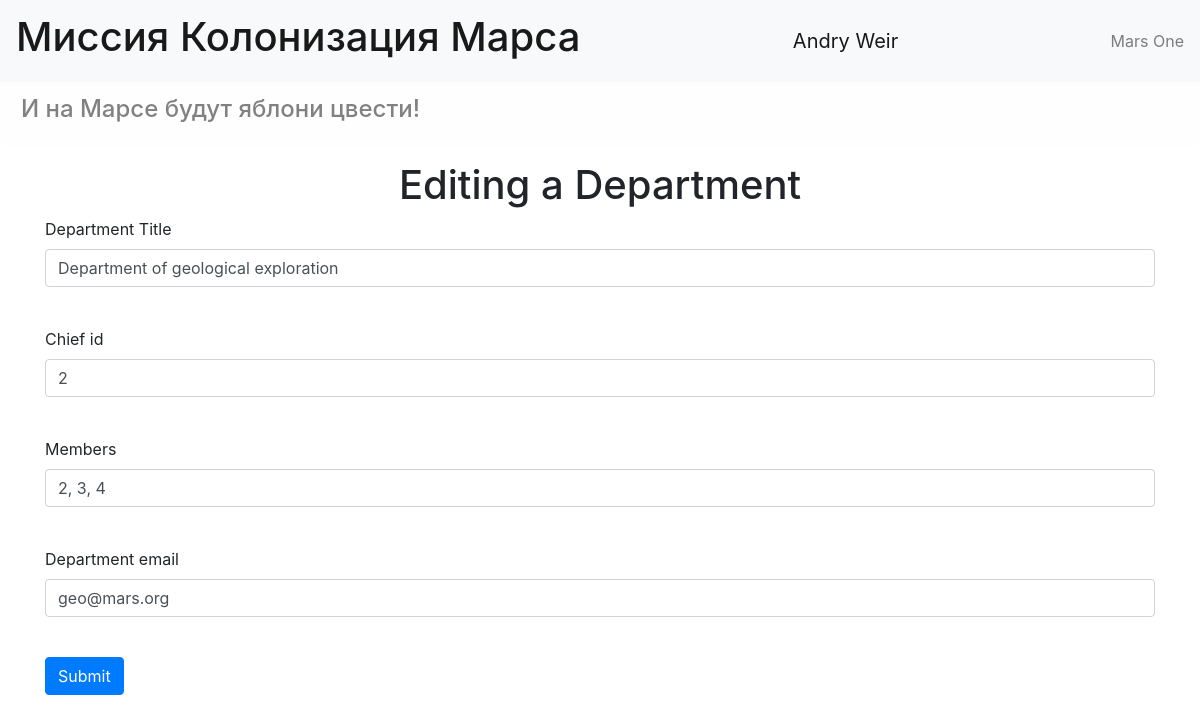
Screenshot of /department/1 (signed in) with the database file from the repository.
### data/users.py (models this page shows, shortened)
class User(SqlAlchemyBase, UserMixin, SerializerMixin):
    __tablename__ = 'users'
    id = sqlalchemy.Column(sqlalchemy.Integer,
                           primary_key=True, autoincrement=True)
    surname = sqlalchemy.Column(sqlalchemy.String, nullable=True)
    name = sqlalchemy.Column(sqlalchemy.String, nullable=True)
    age = sqlalchemy.Column(sqlalchemy.Integer, nullable=True)
    position = sqlalchemy.Column(sqlalchemy.String, nullable=True)
    speciality = sqlalchemy.Column(sqlalchemy.String, nullable=True)
    address = sqlalchemy.Column(sqlalchemy.String, nullable=True)
    email = sqlalchemy.Column(sqlalchemy.String, unique=True, nullable=True)
    city_from = sqlalchemy.Column(sqlalchemy.String, unique=True, nullable=True)
    hashed_password = sqlalchemy.Column(sqlalchemy.String, nullable=True)
    modified_date = sqlalchemy.Column(sqlalchemy.DateTime, default=datetime.datetime.now)

### data/departments.py (models this page shows)
class Department(SqlAlchemyBase):
    __tablename__ = 'departments'
    id = sqlalchemy.Column(sqlalchemy.Integer,
                           primary_key=True, autoincrement=True)
    title = sqlalchemy.Column(sqlalchemy.String, nullable=True)
    chief_id = sqlalchemy.Column(sqlalchemy.Integer, sqlalchemy.ForeignKey("users.id"))
    chief = orm.relation('User')
    members = sqlalchemy.Column(sqlalchemy.String, nullable=True)
    email = sqlalchemy.Column(sqlalchemy.String, nullable=True)

### main.py (the view, shortened to what this page needs)
@app.route('/department/<int:id>', methods=['GET', 'POST'])
@login_required
def edit_dep(id):
    form = DepartmentForm()
    if request.method == 'GET':
        session = db_session.create_session()
        dep = session.query(Department).filter(Department.id == id,
                                               ((Department.chief == current_user) | (current_user.id == 1))).first()
        if dep:
            form.title.data = dep.title
            form.chief_id.data = dep.chief_id
            form.members.data = dep.members
            form.email.data = dep.email
        else:
            abort(404)
    return render_template('departments.html', form=form, title='Editing a Department')

### main.py
class DepartmentForm(FlaskForm):
    title = StringField('Department Title', validators=[DataRequired()])
    chief_id = IntegerField('Chief id', validators=[DataRequired()])
    members = StringField('Members', validators=[DataRequired()])
    email = EmailField('Department email', validators=[DataRequired()])
    submit = SubmitField('Submit')

### data/db_session.py (called while the page is built)
def create_session() -> Session:
    global __factory
    return __factory()

### main.py (called while the page is built)
@login_manager.user_loader
def load_user(user_id):
    session = db_session.create_session()
    return session.query(User).get(user_id)

### templates/departments.html (shortened to what this page needs)
{% extends "base.html" %}
{% block content %}
<h1>{{ title }}</h1>
<form action="" method="post">
    <p>
        {{ form.title.label }}<br>
        {{ form.title(class="form-control") }}<br>
    </p>
    <p>
        {{ form.chief_id.label }}<br>
        {{ form.chief_id(class="form-control") }}<br>
    </p>
    <p>
        {{ form.members.label }}<br>
        {{ form.members(class="form-control") }}<br>
    </p>
    <p>
        {{ form.email.label }}<br>
        {{ form.email(class="form-control", type="email") }}<br>
    </p>
    <p>{{ form.submit(type="submit", class="btn btn-primary") }}</p>
</form>
{% endblock %}

### templates/base.html (shortened to what this page needs)
<!DOCTYPE html>
<html lang="en">
<head>
    <link rel="stylesheet"
                    href="https://stackpath.bootstrapcdn.com/bootstrap/4.4.1/css/bootstrap.min.css"
>
    <link rel="stylesheet" type="text/css" href="{{url_for('static', filename='css/style.css')}}" />
</head>
<body>
    <header>
    <nav class="navbar navbar-light bg-light">
        <span class="navbar-brand mb-0 h1"><h1>Миссия Колонизация Марса</h1></span>
        {% if current_user.is_authenticated %}
        <a class="navbar-brand" href="/logout">{{ current_user.name }} {{ current_user.surname }}</a>
        {% else %}
        <p>
            <a class="btn btn-primary " href="/register">Register</a>
            <a class="btn btn-success" href="/login">Log in</a>
        </p>
       {% endif %}
        <span class="navbar-text">Mars One</span>
    </nav>
    <div class="alert alert-light">
        <h4>И на Марсе будут яблони цвести!</h4>
    </div>
    </header>
    <main role="main" class="container">
        {% block content %}{% endblock %}
    </main>
</body>
</html>

### static/css/style.css (style rules this page uses)
h1 { text-align: center; }

### rows the page displays
User: name "Andry", surname "Weir"
Department: title "Department of geological exploration", chief_id "2", members "2, 3, 4", email "geo@mars.org"

### other values shown
{{ title }} "Editing a Department"
